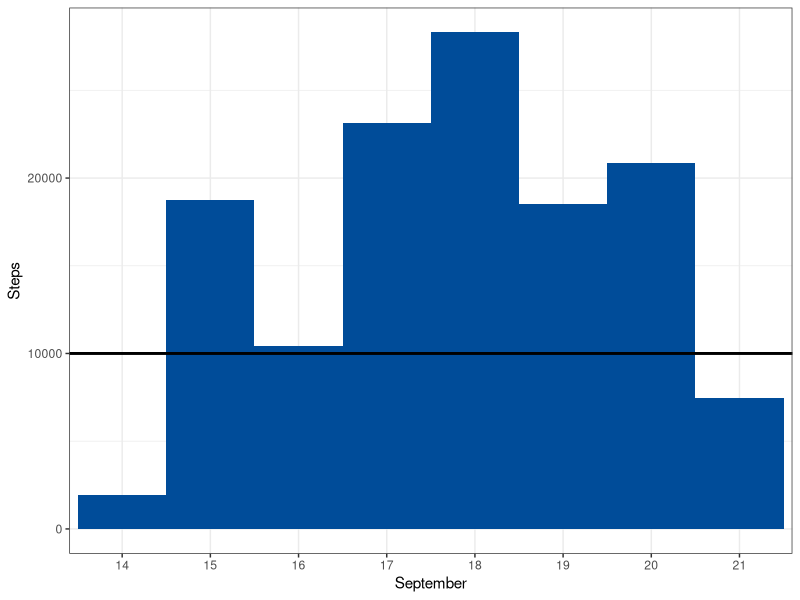

This figure's R source: (Note: this script raises an error after producing the figure.)
## ---- chunk 1
#Set working directory
setwd("F:/github/githubwebsite")

library(readxl)
mystepcount <- read_excel("mystepcount.xlsx")

str(mystepcount)

library(ggplot2)
library(gganimate)
library(scales)
theme_set(theme_bw())

mystepcount$September <- as.character(mystepcount$September)

## ---- chunk 2

#Plot step counts on the y-axis and days of September on the x-axis
ggplot(mystepcount, aes(x=September,y=Steps)) + 
  geom_bar(fill="#004C99", stat="identity", width=1, position=position_dodge()) + 
    geom_hline(yintercept = 10000, col="black", size=1)
## ---- chunk 3
animate(
  ggplot(mystepcount, aes(x=September,y=Steps)) + 
  geom_bar(fill="#004C99", stat="identity", width=1, position=position_dodge()) + 
    geom_hline(yintercept = 10000, col="black", size=1) +
  transition_states(September, wrap = FALSE) +
  shadow_mark() +
  enter_grow() +
  enter_fade() + 
  theme(axis.text = element_text(size=16),
        axis.title = element_text(size=16, face="bold")) + 
  xlab("September") +  
  scale_y_discrete(name="Step counts", limits=c(5000,10000, 15000, 20000, 25000, 30000)) +
  theme(axis.line = element_line(colour = "black"),
          panel.border = element_blank()) ,
  
  duration = .001
  )
